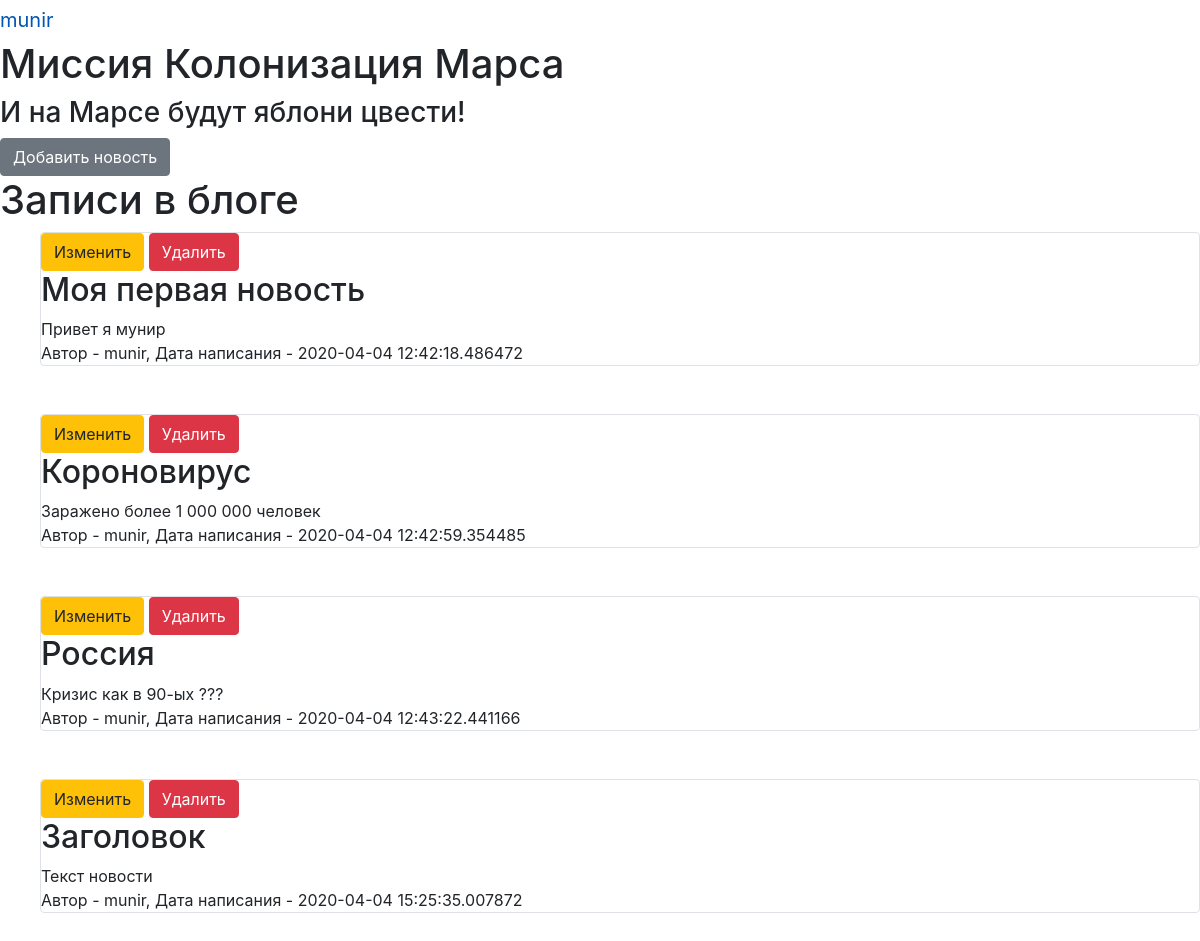
The page / (signed in) on the database its author committed.
### data/users.py (models this page shows, shortened)
class User(SqlAlchemyBase, UserMixin, SerializerMixin):
    __tablename__ = 'users'
    id = sqlalchemy.Column(sqlalchemy.Integer,
                           primary_key=True, autoincrement=True)
    name = sqlalchemy.Column(sqlalchemy.String, nullable=True)
    about = sqlalchemy.Column(sqlalchemy.String, nullable=True)
    email = sqlalchemy.Column(sqlalchemy.String,
                              index=True, unique=True, nullable=True)
    hashed_password = sqlalchemy.Column(sqlalchemy.String, nullable=True)
    created_date = sqlalchemy.Column(sqlalchemy.DateTime,
                                     default=datetime.datetime.now)
    news = orm.relation("News", back_populates='user')

### data/news.py (models this page shows)
class News(SqlAlchemyBase, UserMixin, SerializerMixin):
    __tablename__ = 'news'
    id = sqlalchemy.Column(sqlalchemy.Integer,
                           primary_key=True, autoincrement=True)
    title = sqlalchemy.Column(sqlalchemy.String, nullable=True)
    content = sqlalchemy.Column(sqlalchemy.String, nullable=True)
    created_date = sqlalchemy.Column(sqlalchemy.DateTime,
                                     default=datetime.datetime.now)
    is_private = sqlalchemy.Column(sqlalchemy.Boolean, default=True)
    user_id = sqlalchemy.Column(sqlalchemy.Integer,
                                sqlalchemy.ForeignKey("users.id"))
    user = orm.relation('User')
    categories = orm.relation("Category",
                              secondary="association",
                              backref="news")

### main_1_official.py (the view)
@app.route("/")
def index():
    session = db_session.create_session()
    if current_user.is_authenticated:
        news = session.query(News).filter(
            (News.user == current_user) | (News.is_private != True))
    else:
        news = session.query(News).filter(News.is_private != True)
    return render_template("index.html", news=news)

### data/db_session.py (called while the page is built)
def create_session() -> Session:
    global __factory
    return __factory()

### main_1_official.py (called while the page is built)
@login_manager.user_loader
def load_user(user_id):
    session = db_session.create_session()
    return session.query(User).get(user_id)

### templates/index.html
{% extends "base.html" %}
{% block content %}
{% if current_user.is_authenticated %}
<a href="news" class="btn btn-secondary">Добавить новость</a>
{% endif %}
<h1>Записи в блоге</h1>
{% for item in news%}
<form class="login_form">
    <div class="col-md6 border rounded">
        {% if current_user.is_authenticated and current_user == item.user %}
        <div>
            <a href="/news/{{ item.id }}" class="btn btn-warning">Изменить</a>
            <a href="/news_delete/{{ item.id }}" class="btn btn-danger">Удалить</a>
        </div>
        {% endif %}
        <h2>{{item.title}}</h2>
        <div>
            {{item.content}}
        </div>
        <div>
            Автор - {{item.user.name}}, Дата написания - {{item.created_date}}
        </div>
    </div>
</form>
<br>
<br>
{% endfor %}
{% endblock %}

### templates/base.html (shortened to what this page needs)
<!DOCTYPE html>
<html lang="en">
<head>
    <link rel="stylesheet" href="static/css/style_new_2.css" />
    <link rel="stylesheet"
        href="https://stackpath.bootstrapcdn.com/bootstrap/4.4.1/css/bootstrap.min.css"
>
</head>
<body>
    {% if current_user.is_authenticated %}
        <a class="navbar-brand" href="/logout">{{ current_user.name }}</a>
    {% else %}
        <p>
            <a class="btn btn-primary " href="/register">Зарегистрироваться</a>
            <a class="btn btn-success" href="/login">Войти</a>
        </p>
    {% endif %}
    <h1>Миссия Колонизация Марса</h1>
    <h3>И на Марсе будут яблони цвести!</h3>
    {% block content %}
    {% endblock %}
</body>
</html>

### static/css/style_new_2.css (style rules this page uses)
form.login_form { margin-left: 40px; }

### rows shown on the page
User: name "munir"
News: title "Моя первая новость", content "Привет я мунир", user.name "munir", created_date "2020-04-04 12:42:18.486472"
News: title "Короновирус", content "Заражено более 1 000 000 человек", user.name "munir", created_date "2020-04-04 12:42:59.354485"
News: title "Россия", content "Кризис как в 90-ых ???", user.name "munir", created_date "2020-04-04 12:43:22.441166"
News: title "Заголовок", content "Текст новости", user.name "munir", created_date "2020-04-04 15:25:35.007872"
